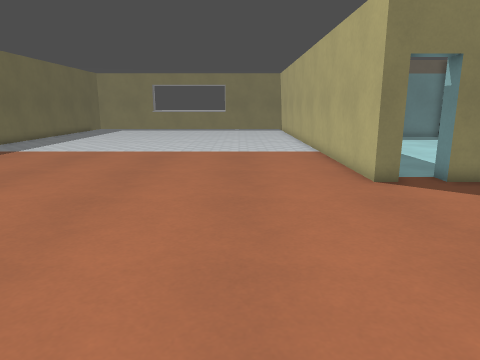
view 1 (above)

19 first-person views from a walk through a level from a Godot 3-D game. The camera is 1.2 m above the floor, tilts 12° down and sees 70° across. The floor is counted in squares, 0.5 m on a side. Each view is taken from the middle of a square. On the plan, view 1 faces up. The plan holds only what a view shows up to about 20 squares ahead; the rest is blank. The place goes on beyond the plan. Door leaves are left out where a doorway can be walked through. Surface patterns are stand-ins for the level's own textures.

view 2
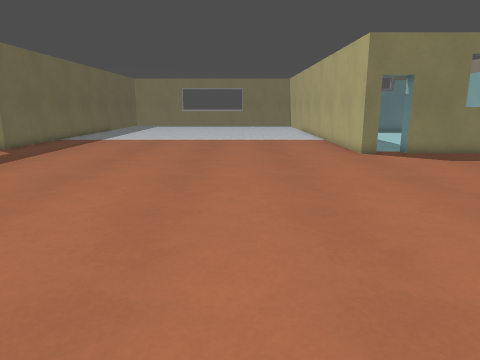

view 3
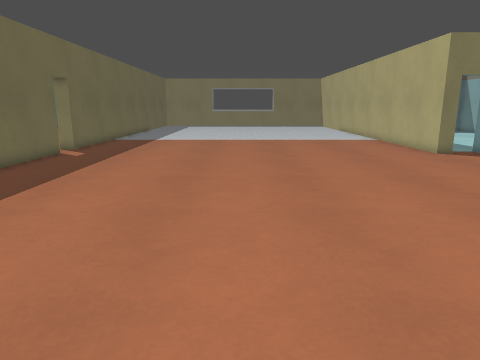

view 4
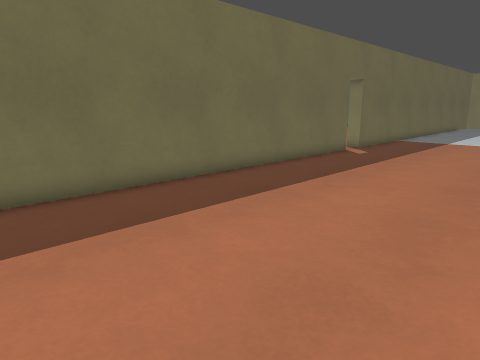

view 5
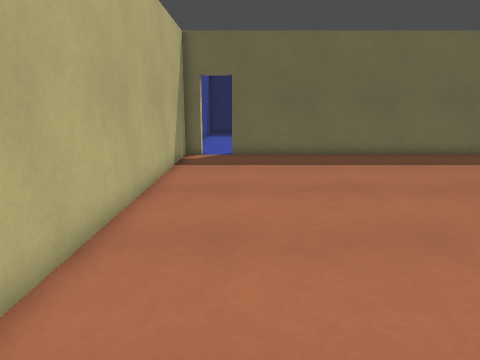

view 6
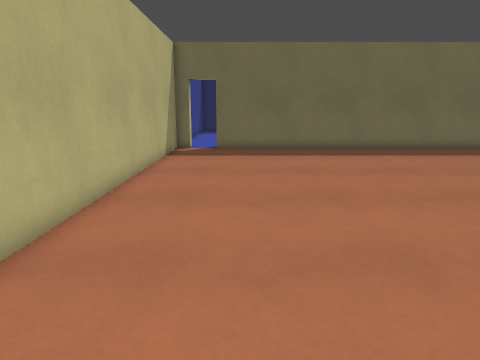

view 7
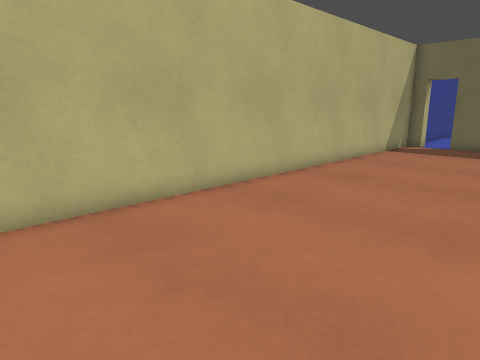

view 8
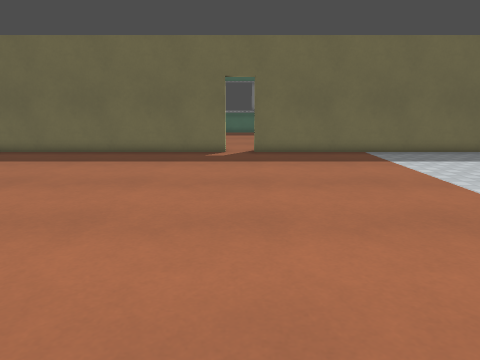

view 9
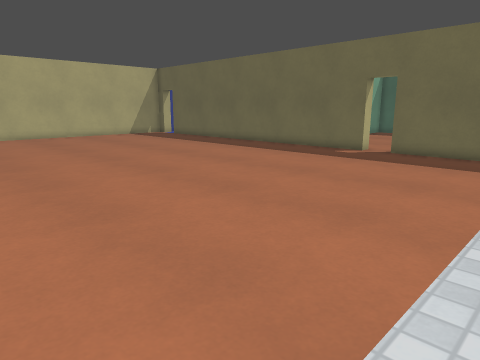

view 10
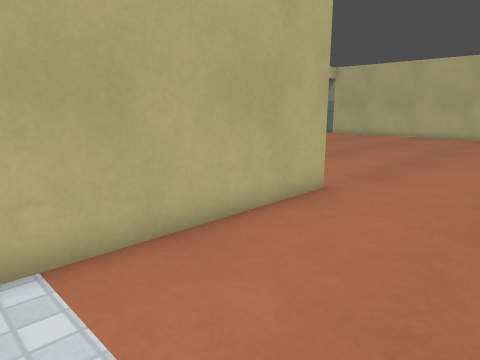

view 11
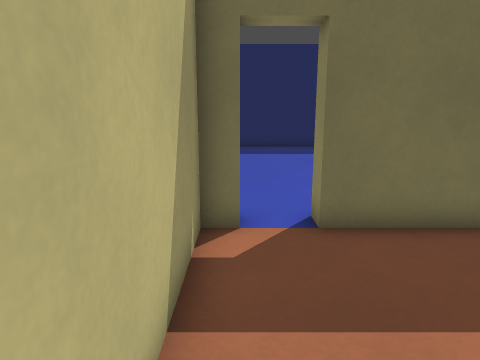

view 12
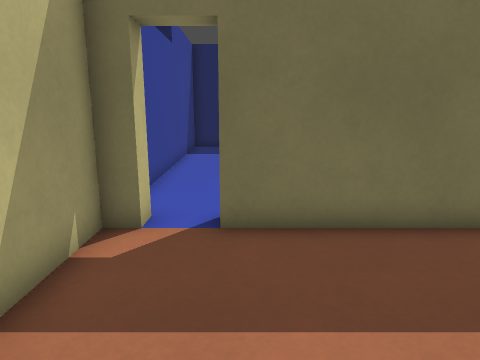

view 13
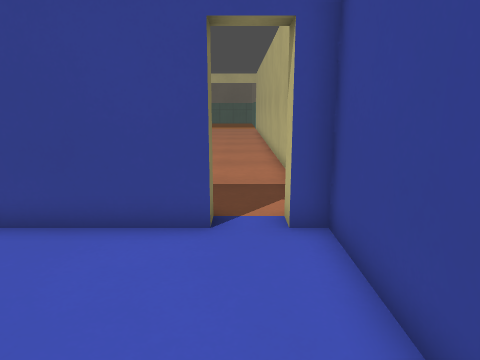

view 14
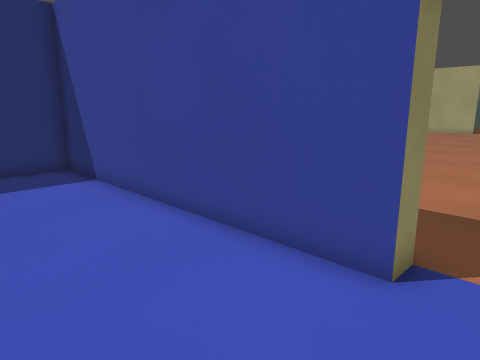

view 15
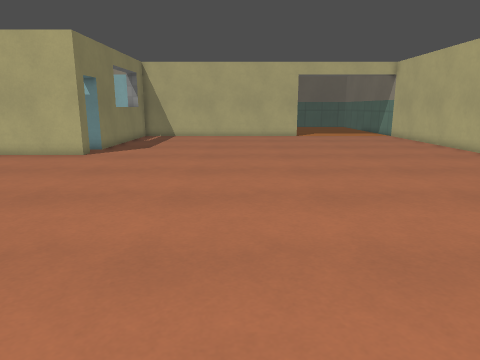

view 16
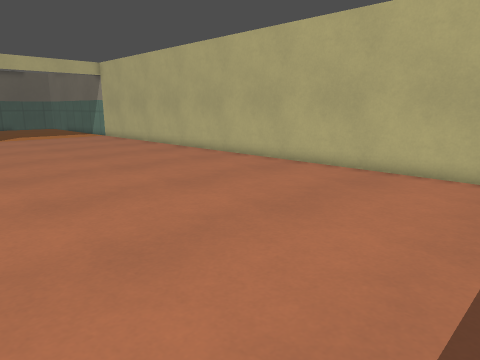

view 17
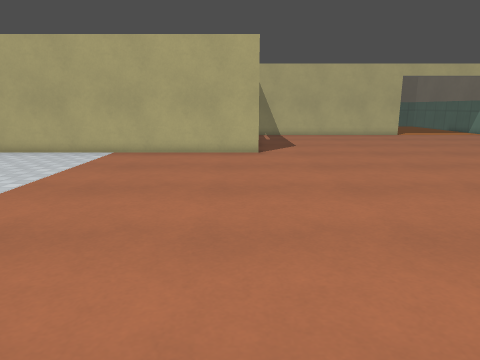

view 18
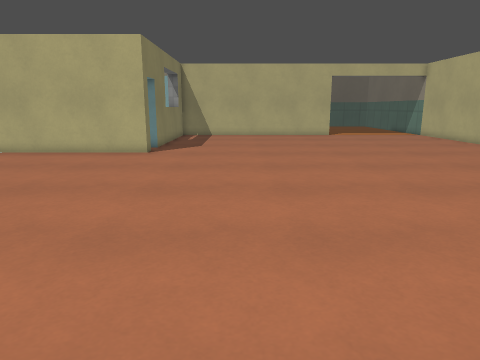

view 19
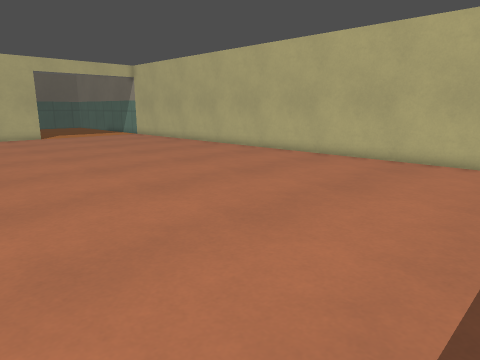

### Floor plan
Points are (right, up) in squares from view 1. A wall is a line through its corners. A room is listed if a view was taken in it or the views show most of it. See-through windows are left out.
Room 1 (views 1, 2, 3, 4, 5, 6, 7, 8, 9, 10, 11, 12, 15, 16, 17, 18, 19)
walls: (5.3, 11) (4.4, 11) (4.4, 20.5); (7.5, 11) (6.8, 11) (6.8, 11.9); (-16.5, 11.2) (-15.6, 11.2) (-15.6, -7.4); (-15.6, -9) (-15.6, -9.8) (7.5, -9.8); (-15.6, 20.5) (-15.6, 12.8) (-16.5, 12.8)
ways out: opening at (-16, -8) to room 2; opening at (-16, 12)
Room 2 (views 13, 14)
walls: (-15.6, -7.4) (-16.4, -7.4) (-16.4, 5) (-18.6, 5); (-29.4, -9.8) (-16.4, -9.8) (-16.4, -9) (-15.6, -9)
ways out: opening at (-16, -8) to room 1

Positions as (right, up) in squares from view 1, and headings:
1: (0, 0), facing up
2: (-2, -7), facing up
3: (-6, -7), facing up
4: (-6, -7), facing up-left
5: (2, -7), facing left
6: (5, -6), facing left
7: (7, -2), facing down-left
8: (3, 12), facing left
9: (3, 20), facing down-left
10: (-1, 20), facing down-right
11: (-9, -9), facing left
12: (-9, -7), facing left
13: (-23, -8), facing right
14: (-21, -9), facing up-right
15: (-13, 3), facing right
16: (-13, 3), facing down-right
17: (-14, 12), facing right
18: (-14, 6), facing right
19: (-13, 6), facing down-right
